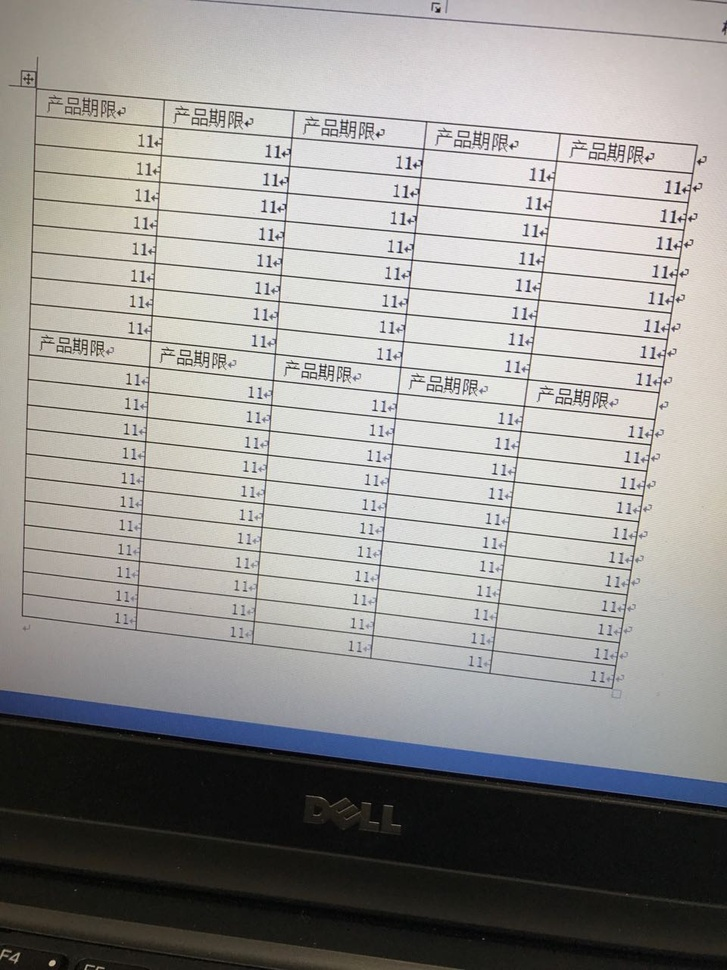
#> input picture picReg/pyopenCV/trans2.jpg, 727 x 970 px, shrunk from 960 x 1280 before the run, found by its file name
$ python HgTrans.py   (Python 2 division)
#> lines starting #> are read from the running program, lines starting #| are printed output that depends on the picture; after the words box and inside, x2 and y2 are one past the last pixel; in counts of white or black regions, pixels touching at a corner belong together; long printed decimals are rounded
#-*- coding:utf-8 -*-
'''
Created on 2017年1月4日

@author: song
'''
import cv2
import numpy as np
import math
imgpath='D:/picreg/photoreg/data/trans2.jpg'
img = cv2.imread(imgpath)
#> img is the input picture: shape (970, 727, 3); mean B, G, R 149.7, 152.1, 153.8
gray = cv2.cvtColor(img,cv2.COLOR_BGR2GRAY)
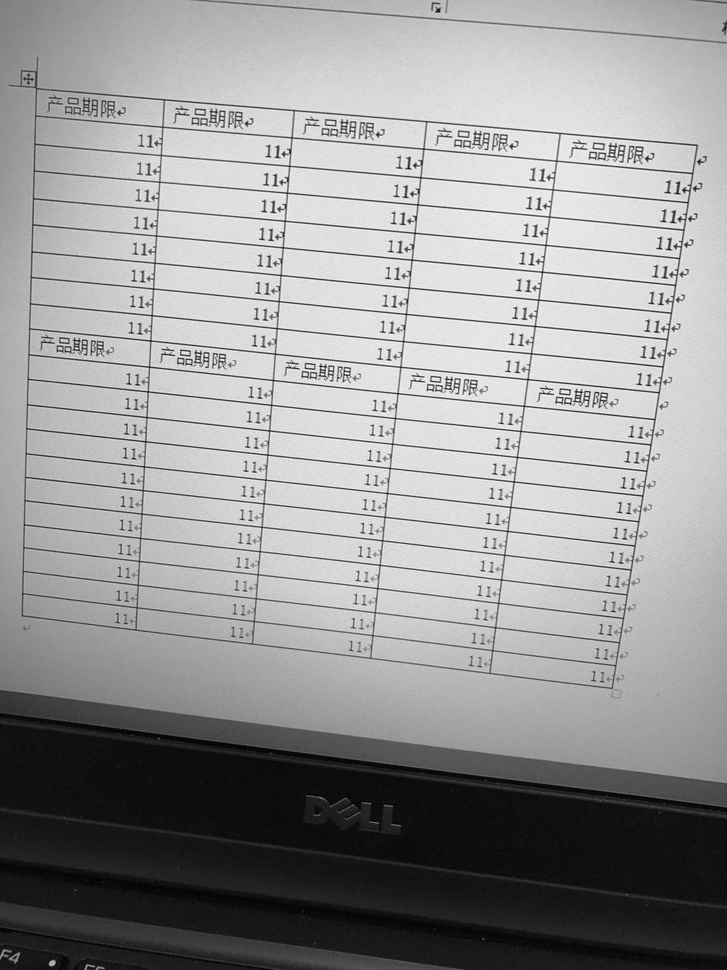
#> gray: shape (970, 727); min 0, max 255, mean 152.4
edges = cv2.Canny(gray,50,150,apertureSize = 3)
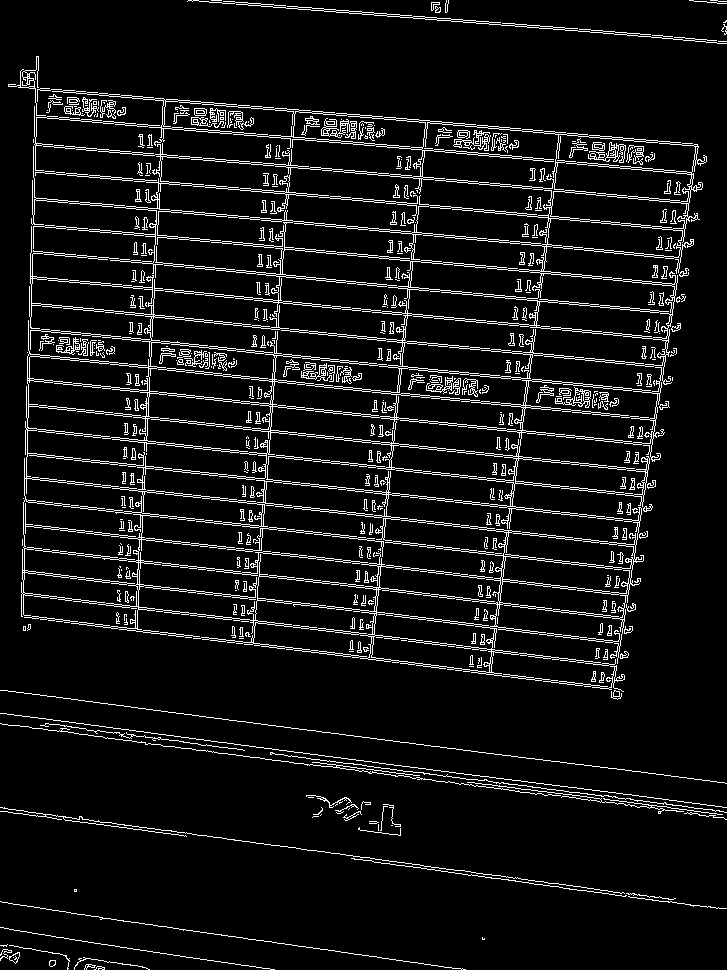
#> edges: shape (970, 727); 7.6% white in thin lines or dots
lines = cv2.HoughLines(edges,1,np.pi/180,200)
#> lines = 81 rows, first 8: [375, 1.68], [373, 1.68], [168, 1.66], [322, 1.68], [609, 1.69], [607, 1.69], [141, 1.66], [563, 1.69]
print lines
#| [[[ 3.7500000e+02  1.6755161e+00]]
#|  [[ 3.7300000e+02  1.6755161e+00]]
#|  [[ 1.6800000e+02  1.6580628e+00]]
#|  [[ 3.2200000e+02  1.6755161e+00]]
#|  [[ 6.0900000e+02  1.6929693e+00]]
#|  [[ 6.0700000e+02  1.6929693e+00]]
#|  [[ 1.4100000e+02  1.6580628e+00]]
#|  [[ 5.6300000e+02  1.6929693e+00]]
#|  [[ 1.6700000e+02  5.2359879e-02]]
#|  [[ 1.1300000e+02  1.6580628e+00]]
#|  [[ 1.6900000e+02  5.2359879e-02]]
#|  [[ 1.3900000e+02  1.6580628e+00]]
#> (further printed lines are left out)
for rho,theta in lines[0]:
    a = np.cos(theta)
    b = np.sin(theta)
    x0 = a*rho
    y0 = b*rho
    x1 = int(x0 + 1000*(-b))
    y1 = int(y0 + 1000*(a))
    x2 = int(x0 - 1000*(-b))
    y2 = int(y0 - 1000*(a))
#> this loop made 1 pass
#> (rho, theta, a, b, x0, y0, x1, y1) on pass 1: (375, 1.68, -0.105, 0.995, -39.2, 372.9, -1033, 268)
cv2.line(img,(x1,y1),(x2,y2),(0,0,255),2)
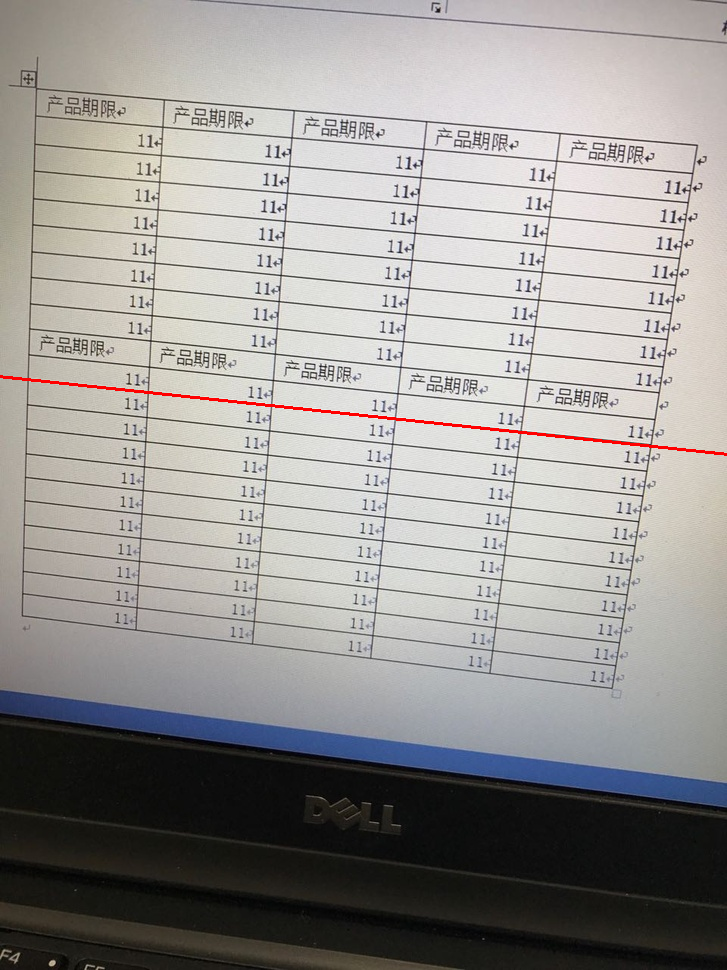
#> img: shape (970, 727, 3); 0.31% of pixels changed, all inside (x1, y1, x2, y2) = (0, 375, 727, 456)
cv2.imwrite('D:/picreg/photoreg/data/houghlines23.jpg',img)

def rotate_about_center(src, angle, scale=1.):
    w = src.shape[1]
    h = src.shape[0]
    rangle = np.deg2rad(angle)  # angle in radians
    # now calculate new image width and height
    nw = (abs(np.sin(rangle)*h) + abs(np.cos(rangle)*w))*scale
    nh = (abs(np.cos(rangle)*h) + abs(np.sin(rangle)*w))*scale
    # ask OpenCV for the rotation matrix
    rot_mat = cv2.getRotationMatrix2D((nw*0.5, nh*0.5), angle, scale)
    # calculate the move from the old center to the new center combined
    # with the rotation
    rot_move = np.dot(rot_mat, np.array([(nw-w)*0.5, (nh-h)*0.5,0]))
    # the move only affects the translation, so update the translation
    # part of the transform
    rot_mat[0,2] += rot_move[0]
    rot_mat[1,2] += rot_move[1]
    return cv2.warpAffine(src, rot_mat, (int(math.ceil(nw)), int(math.ceil(nh))), flags=cv2.INTER_LANCZOS4)
# rotate_about_center(gray,60)

$ run again, with picReg/pyopenCV/houghlines3.jpg copied over picReg/pyopenCV/trans2.jpg
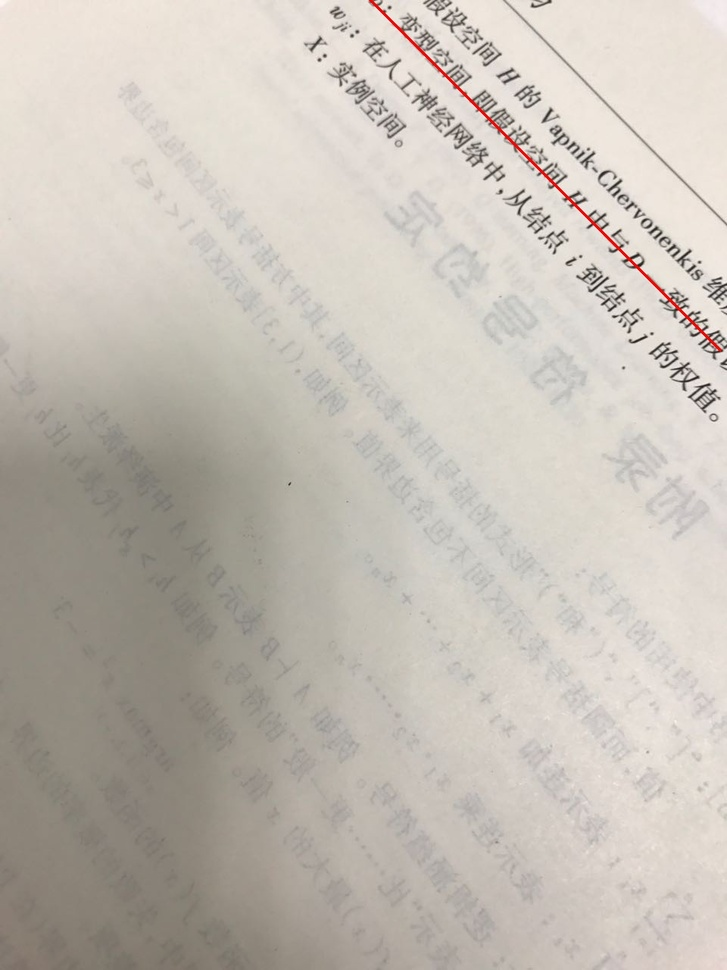
#> input picture picReg/pyopenCV/houghlines3.jpg, 727 x 970 px, shrunk from 960 x 1280 before the run, found by its file name
#> img is the input picture: shape (970, 727, 3); mean B, G, R 181.6, 190.3, 196.8
#> `edges = cv2.Canny(gray,50,150,apertureSize = 3)`:
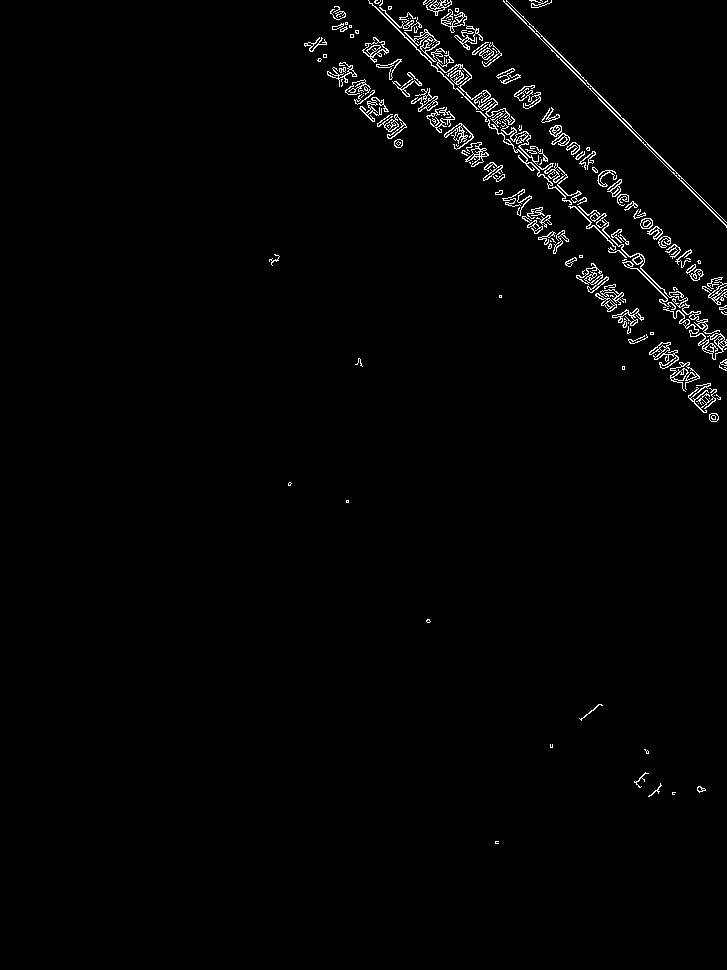
#> edges: shape (970, 727); 1.6% white in thin lines or dots, all inside (x1, y1, x2, y2) = (269, 0, 727, 844)
#> lines = [[-260, 2.36], [-264, 2.36], [-354, 2.36], [-223, 2.36], [-221, 2.36], [-226, 2.36], [-272, 2.37], [-356, 2.36], [-303, 2.36]]
#| [[[-260.           2.356]]
#|  [[-264.           2.356]]
#|  [[-354.           2.356]]
#|  [[-223.           2.356]]
#|  [[-221.           2.356]]
#|  [[-226.           2.356]]
#> (further printed lines are left out)
#> the loop `for rho,theta in lines[0]:` made 1 pass
#> (rho, theta, a, b, x0, y0, x1, y1) on pass 1: (-260, 2.36, -0.707, 0.707, 183.8, -183.8, -523, -890)
#> `cv2.line(img,(x1,y1),(x2,y2),(0,0,255),2)`:
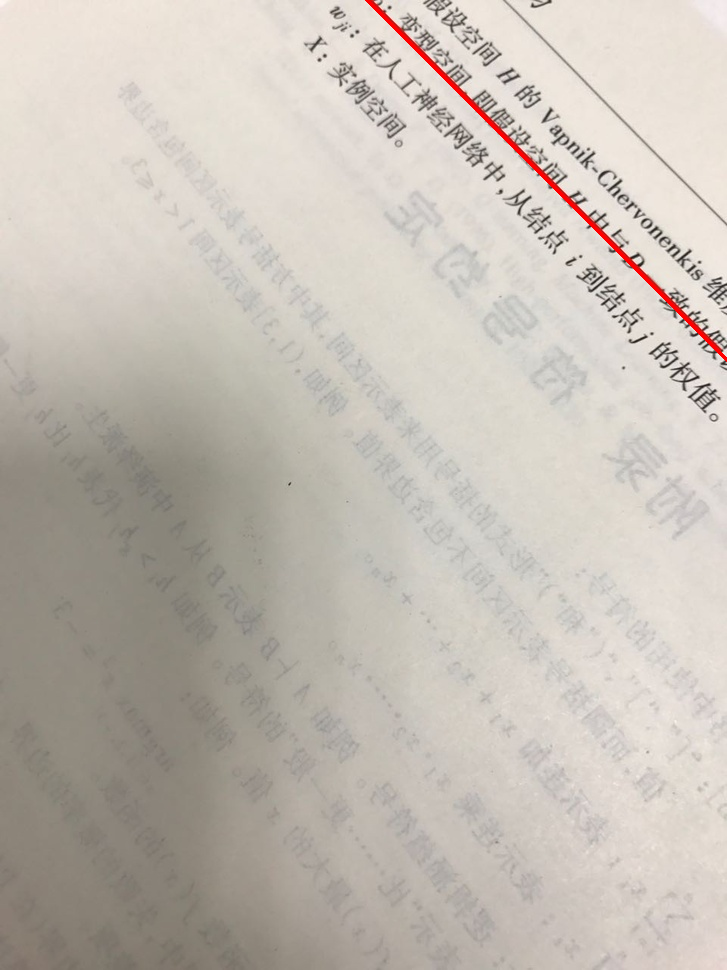
#> img: shape (970, 727, 3); 0.26% of pixels changed, all inside (x1, y1, x2, y2) = (365, 0, 727, 362)
